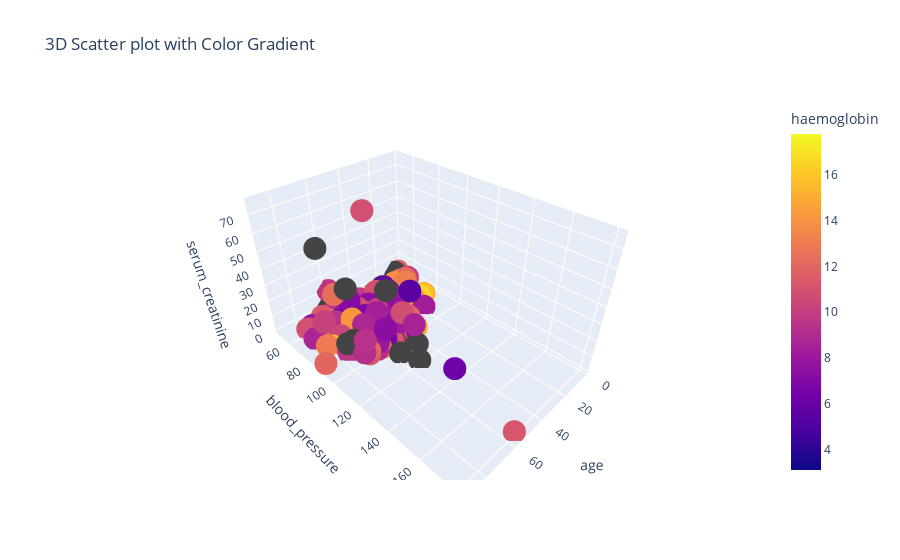

The notebook cell this image was saved under:
### Code cell
fig = px.scatter_3d(df, x='age', y='blood_pressure', z='serum_creatinine', color='haemoglobin',
title='3D Scatter plot with Color Gradient')

fig.show()

### Figure 1 — Plotly figure (JSON) as saved in the notebook; plotly's stock layout.template omitted (floating-point values rounded to 4 significant figures; data arrays with more than 128 entries replaced by an {"elided": "..."} marker saying what was removed)
{"data": [{"hovertemplate": "age=%{x}<br>blood_pressure=%{y}<br>serum_creatinine=%{z}<br>haemoglobin=%{marker.color}<extra></extra>", "legendgroup": "", "marker": {"color": {"elided": "400 float values"}, "coloraxis": "coloraxis", "symbol": "circle"}, "mode": "markers", "name": "", "scene": "scene", "showlegend": false, "type": "scatter3d", "x": {"elided": "400 int values"}, "y": {"elided": "400 int values"}, "z": {"elided": "400 float values"}}], "layout": {"coloraxis": {"colorbar": {"title": {"text": "haemoglobin"}}, "colorscale": [[0, "#0d0887"], [0.1111, "#46039f"], [0.2222, "#7201a8"], [0.3333, "#9c179e"], [0.4444, "#bd3786"], [0.5556, "#d8576b"], [0.6667, "#ed7953"], [0.7778, "#fb9f3a"], [0.8889, "#fdca26"], [1, "#f0f921"]]}, "legend": {"tracegroupgap": 0}, "scene": {"domain": {"x": [0, 1], "y": [0, 1]}, "xaxis": {"title": {"text": "age"}}, "yaxis": {"title": {"text": "blood_pressure"}}, "zaxis": {"title": {"text": "serum_creatinine"}}}, "title": {"text": "3D Scatter plot with Color Gradient"}}}
